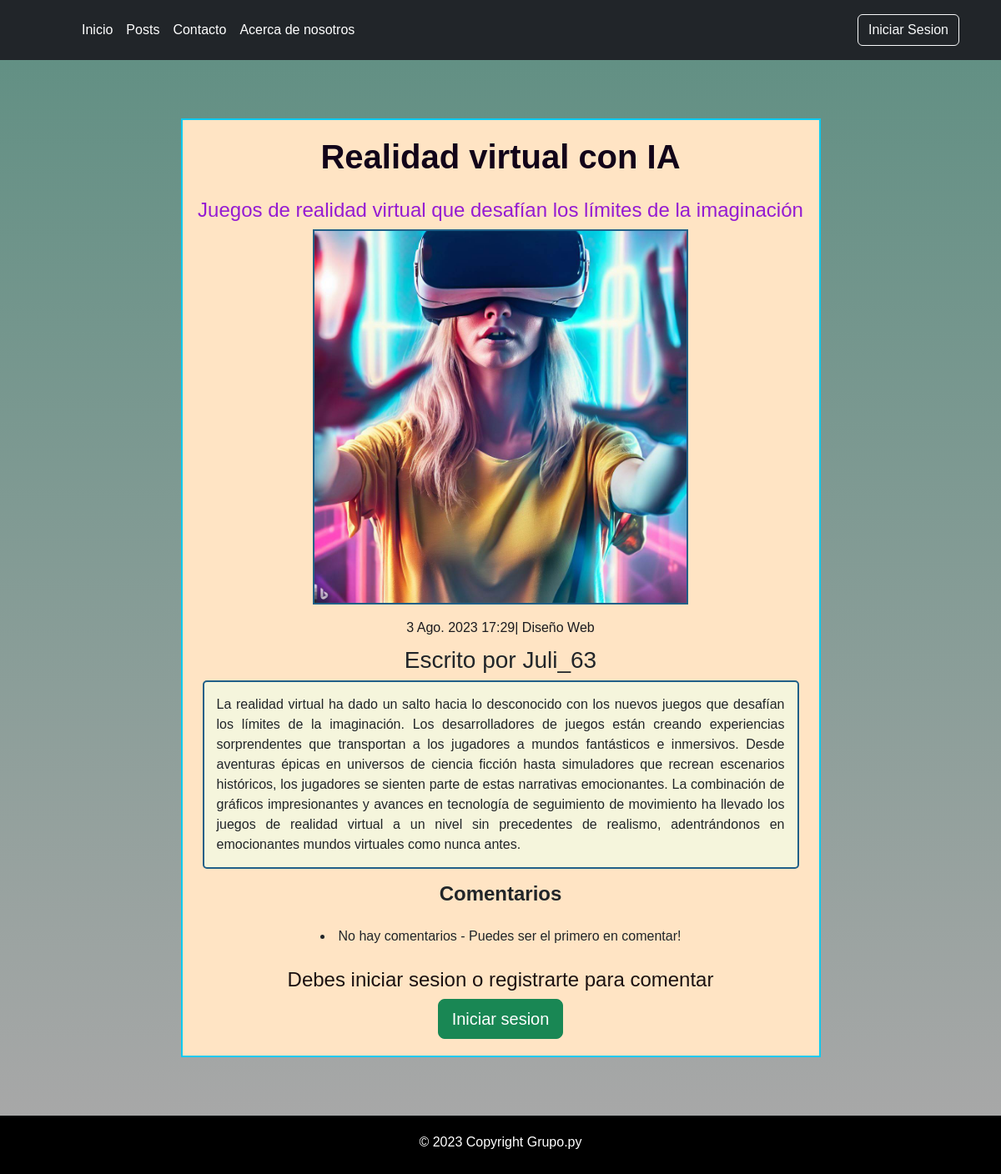
/posts/44/, run on the app's committed database.
### apps/post/models.py (models this page shows, shortened)
class Post(models.Model):
    usuario = models.ForeignKey(User, on_delete=models.CASCADE, related_name="posts")
    titulo = models.CharField(max_length=50, null=False)
    subtitulo = models.CharField(max_length=100, null=True, blank=True)
    fecha = models.DateTimeField(auto_now_add=True)
    texto = models.TextField(null=False)
    activo = models.BooleanField(default=True)
    categoria = models.ForeignKey(Categoria, on_delete=models.SET_NULL, null=True)
    imagen = models.ImageField(upload_to="media", default="static/post_default.png")
    publicado = models.DateTimeField(default=timezone.now, null=True)
    class Meta:
        ordering = ("-publicado",)

### apps/post/views.py (the view, shortened to what this page needs)
# urls.py: path("posts/<int:id>/", views.PostDetailView.as_view(), name= "post_individual"),
class PostDetailView(DetailView):
    model = Post
    template_name = "posts/post_individual.html"
    context_object_name = "posts"
    pk_url_kwarg = "id"
    queryset = Post.objects.all()
    def get_context_data(self, **kwargs):
        context = super().get_context_data(**kwargs)
        context["form"] = ComentarioForm()
        context["comentarios"] = Comentario.objects.filter(posts_id=self.kwargs["id"])
        return context

### templates/posts/post_individual.html (shortened to what this page needs)
{% extends 'base.html' %}
{% load static %}
{% load colaborador_tags %}
{% block contenido %}
<center>
    <div class="post-ind">
        <section class="pos-i">
            <div class="cont-pos">
                <article class="articulo">
                    <h1>{{posts.titulo}}</h1>
                    <h2>{{posts.subtitulo}}</h2>
                    <div class="cant-pd">
                        <img src="{{posts.imagen.url}}" width="450" height="auto">
                    </div>
                    <div class="cas-id mx-sm-4 pt-3">
                        <span>{{ posts.fecha}}| Diseño Web </span>
                        <h3>Escrito por {{posts.usuario}}</h3>
                        <p>{{posts.texto}}</p>
                    </div>
                    {% include "comentario/crear_comentario.html" %}
                </article>
            </div>
        </section>
    </div>
</center>
{% endblock contenido %}

### static/css/main.css (style rules this page uses)
* { margin: 0; padding: 0; box-sizing: border-box; }
body { font-family:sans-serif ; }
h1 { text-align: center; color: #2756c265; padding-bottom: 16px; font-weight: 500; }
.pos-i { display: flex; min-height: 100vh; align-items: center; justify-content: center; background: bisque; width: 65%; height: 80%; margin-top: 60px; border: 2px solid #0dcaf0; margin-bottom: 60px; position: relative; }
.articulo h1 { font-weight: bold; color: #120419; margin-top: 20px; text-align: center; }
.articulo h2 { font-size: 24px; color: #951BD2; margin-top: 10px; text-align: center; }
.cas-id span { display:inline-block; color: rgb(27, 27, 31); margin-bottom: 10px; }
.cas-id p { border: 2px solid #206088; border-radius: 5px; padding: 15px; text-align: justify; background-color: beige; }
.cant-pd img { border: 2px solid #206088; }
.post-ind { background:linear-gradient(rgba(10, 80, 60, 0.6), rgba(20, 0, 0, 0.3)); padding: 10px; }

### data on the page
Post: titulo "Realidad virtual con IA", subtitulo "Juegos de realidad virtual que desafían los límites de la imaginación", imagen (picture), fecha "3 Ago. 2023 17:29", usuario "Juli_63", texto "La realidad virtual ha dado un salto hacia lo desconocido con los nuevos juegos que desafían los límites de la imaginación. Los desarrolladores de juegos están creando experiencias sorprendentes que transportan a los jugadores a mundos fantásticos e inmersivos. Desde aventuras épicas en universos de ciencia ficción hasta simuladores que recrean escenarios históricos, los jugadores se sienten parte de estas narrativas emocionantes. La combinación de gráficos impresionantes y avances en tecnología de seguimiento de movimiento ha llevado los juegos de realidad virtual a un nivel sin precedentes de realismo, adentrándonos en emocionantes mundos virtuales como nunca antes."
